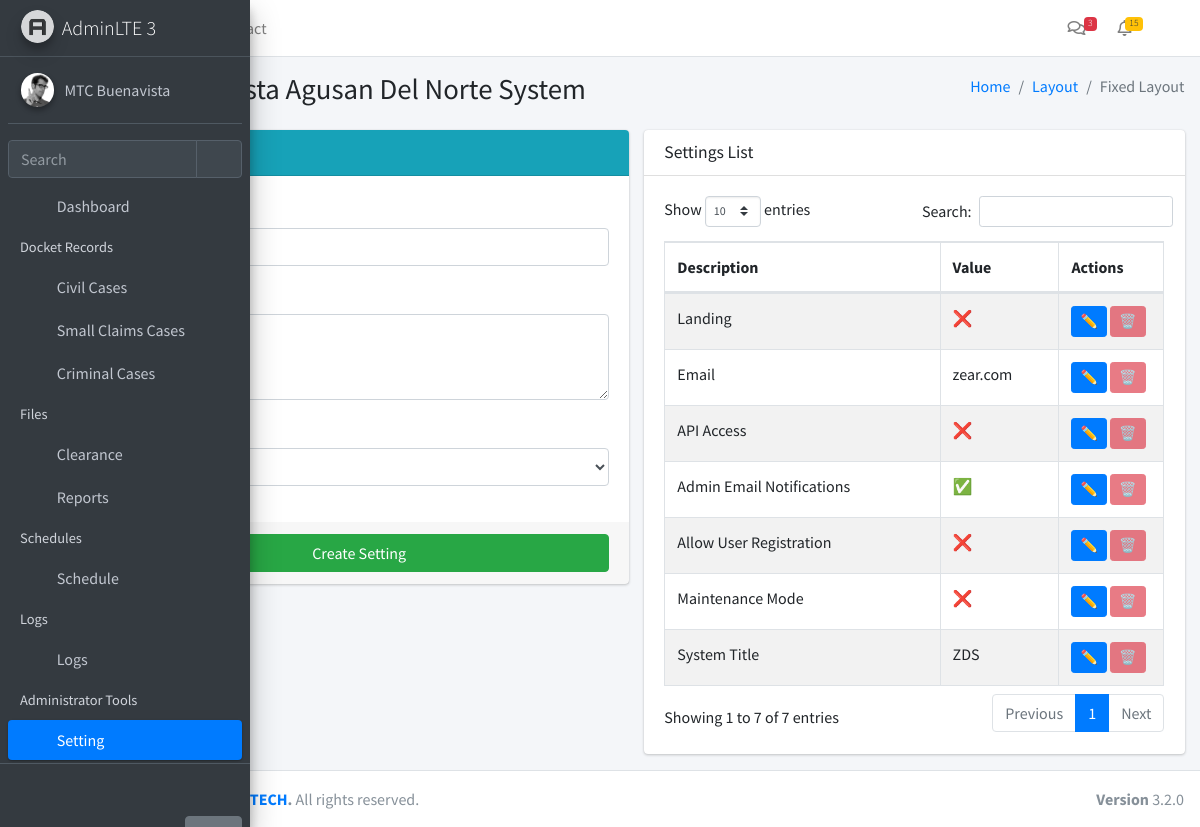
Screenshot of /settings/ (signed in) with the database file from the repository.
### app/models.py (models this page shows)
class Module(db.Model):
    __tablename__ = 'modules'
    id = db.Column(db.Integer, primary_key=True)
    name = db.Column(db.String(255), nullable=False)
    icon = db.Column(db.String(255), nullable=False)
    description = db.Column(db.Text, nullable=True)
    url = db.Column(db.String(255), nullable=True)
    created_at = db.Column(db.DateTime, default=datetime.utcnow)
    updated_at = db.Column(db.DateTime, default=datetime.utcnow, onupdate=datetime.utcnow)

class Setting(db.Model):
    __tablename__ = 'settings'
    id = db.Column(db.Integer, primary_key=True)
    function_desc = db.Column(db.String(255), nullable=False)
    function = db.Column(db.Text, nullable=False)
    type = db.Column(db.Enum('frontend', 'backend', name='setting_type'), nullable=False)
    created_at = db.Column(db.DateTime, default=datetime.utcnow)
    updated_at = db.Column(db.DateTime, default=datetime.utcnow, onupdate=datetime.utcnow)

### app/routes/settings.py (the view)
@settings_bp.route('/')
@login_required
@require_module(4)
def settings():
    settings = Setting.query.order_by(Setting.created_at.desc()).all()
    return render_template('settings/index.html', settings=settings)

### app/__init__.py (called while the page is built)
def create_app():
    app = Flask(__name__)
    app.config.from_object(Config)
    db.init_app(app)
    login_manager.init_app(app)
    login_manager.login_view = 'auth.login'
    from app.models import User, Setting, Module
    @login_manager.user_loader
    def load_user(user_id):
        return User.query.get(int(user_id))
    @app.context_processor
    def inject_globals():
        modules = Module.query.all()
        user_modules = []
        if current_user.is_authenticated and current_user.role:
            user_modules = current_user.role.modules
        settings = {s.function_desc: s.function for s in Setting.query.all()}
        return dict(modules=modules, user_modules=user_modules, settings=settings)
    from app.routes import blueprints
    for bp in blueprints:
        app.register_blueprint(bp)
    with app.app_context():
        db.create_all()
    return app

### app/templates/settings/index.html (shortened to what this page needs)
{% extends "layouts/layout1.html" %}
{% block content %}
<section class="col-lg-6 connectedSortable">
  <div class="card card-info">
    <div class="card-header">
      <h3 class="card-title">Create Setting</h3>
    </div>
    <form method="POST" action="{{ url_for('settings.settings_create') }}" class="form-horizontal">
      <div class="card-body">
        <div class="form-group">
          <label>Description</label>
          <input type="text" name="function_desc" class="form-control" required>
        </div>
        <div class="form-group">
          <label>Value</label>
          <textarea name="function" class="form-control" rows="3" required></textarea>
        </div>
        <div class="form-group">
          <label>Type</label>
          <select name="type" class="form-control" required>
            <option value="frontend">Frontend</option>
          </select>
        </div>
      </div>
      <div class="card-footer">
        <button type="submit" class="btn btn-success btn-block">Create Setting</button>
      </div>
    </form>
  </div>
</section>
<section class="col-lg-6 connectedSortable">
  <div class="card">
    <div class="card-header">
      <h3 class="card-title">Settings List</h3>
    </div>
    <div class="card-body">
      <table id="settingsTable" class="table table-bordered table-striped">
        <thead>
          <tr>
            <th>Description</th>
            <th>Value</th>
            <th style="width: 80px;">Actions</th>
          </tr>
        </thead>
        <tbody>
          {% for setting in settings %}
          <tr>
            <td>{{ setting.function_desc }}</td>
            <td style="max-width: 300px; ">
              {% if setting.function == '0' %}
              ❌
              {% elif setting.function == '1' %}
              ✅
              {% else %}
              {{ setting.function }}
              {% endif %}
            </td>
            <td>
             {% if current_user.is_authenticated and current_user.role.id == 1 and current_user.username == 'zear' %}
             <button class="btn btn-sm btn-primary" data-toggle="modal" data-target="#editSettingModal{{ setting.id }}">✏️</button>
             <form action="{{ url_for('settings.settings_delete', setting_id=setting.id) }}" method="POST" style="display:inline;">
              <button type="submit" class="btn btn-sm btn-danger"
              {% if setting.id in [1,2,3,4,5,6,7,8] %} disabled title="Protected setting"{% endif %}
              onclick="return confirm('Delete this setting?')">
              🗑️
            </button>
          </form>
          {% endif %}
        </td>
      </tr>
      {% endfor %}
    </tbody>
  </table>
</div>
</div>
</section>
{% endblock %}

### app/templates/layouts/partials/navbar.html (shortened to what this page needs)
<nav class="mt-2">
  <ul class="nav nav-pills nav-sidebar flex-column nav-child-indent" data-widget="treeview" role="menu" data-accordion="false">
    <li class="nav-item">
      <a href="/dashboard" class="nav-link">
        <i class="nav-icon fas fa-tachometer-alt"></i>
        <p>Dashboard</p>
      </a>
    </li>
{% if user_modules %}
  <li class="nav-header">Docket Records</li>
  {% set standalone_modules = modules
    | selectattr('id', 'in', user_modules)
    | selectattr('id', 'in', [6,7,9,10])
    | list %}
  {% for m in standalone_modules %}
    <li class="nav-item">
      <a href="/{{ m.url }}" class="nav-link">
        <i class="nav-icon fa {{ m.icon }}"></i>
        <p>{{ m.name }}</p>
      </a>
    </li>
  {% endfor %}
{% endif %}
{% set cert_modules = modules
  | selectattr('id', 'in', user_modules)
  | selectattr('id', 'in', [5,16])
  | list %}
{% if cert_modules %}
  <li class="nav-header">Files</li>
   {% for m in cert_modules %}
        <li class="nav-item">
          <a href="/{{ m.url }}" class="nav-link">
            <i class="nav-icon fa {{ m.icon }}"></i>
            <p>{{ m.name }}</p>
          </a>
        </li>
      {% endfor %}
{% endif %}
{% set sched_modules = modules
  | selectattr('id', 'in', user_modules)
  | selectattr('id', 'in', [11,12])
  | list %}
{% if sched_modules %}
  <li class="nav-header">Schedules</li>
  <li class="nav-item {% if request.path in ['/schedule/court', '/schedule/wedding'] %}menu-is-opening menu-open{% endif %}">
    <a href="#" class="nav-link {% if request.path in ['/schedule/court', '/schedule/wedding'] %}active{% endif %}">
      <i class="nav-icon fas fa-calendar-alt"></i>
      <p>
        Schedule
        <i class="right fas fa-angle-left"></i>
      </p>
    </a>
  </li>
{% endif %}
{% set logs_modules = modules
  | selectattr('id', 'in', user_modules)
  | selectattr('id', 'in', [13,14,15])
  | list %}
{% if logs_modules %}
  <li class="nav-header">Logs</li>
  <li class="nav-item">
    <a href="#" class="nav-link">
      <i class="nav-icon fas fa-clipboard-list"></i>
      <p>
        Logs
        <i class="right fas fa-angle-left"></i>
      </p>
    </a>
  </li>
{% endif %}
    {% if user_modules %}
      {% set admin_modules = modules
        | selectattr('id', 'in', user_modules)
        | selectattr('id', 'in', [1,2,3,4])
        | list %}
 {% set admin_paths = ['/roles', '/users', '/modules', '/settings'] %}
{% if admin_modules %}
  <li class="nav-header">Administrator Tools</li>
  <li class="nav-item {% if request.path.rstrip('/') in admin_paths %}menu-is-opening menu-open{% endif %}">
    <a href="#"
       class="nav-link {% if request.path.rstrip('/') in admin_paths %}active{% endif %}">
      <i class="nav-icon fas fa-cogs"></i>
      <p>
        Setting
        <i class="right fas fa-angle-left"></i>
      </p>
    </a>
  </li>
{% endif %}
    {% endif %}
  </ul>
</nav>

### rows the page displays
Module: name "Civil Cases"
Module: name "Small Claims Cases"
Module: name "Criminal Cases"
Module: name "Clearance"
Module: name "Reports"
Setting: function_desc "Landing"
Setting: function_desc "Email", function "zear.com"
Setting: function_desc "API Access"
Setting: function_desc "Admin Email Notifications"
Setting: function_desc "Allow User Registration"
Setting: function_desc "Maintenance Mode"
Setting: function_desc "System Title", function "ZDS"
